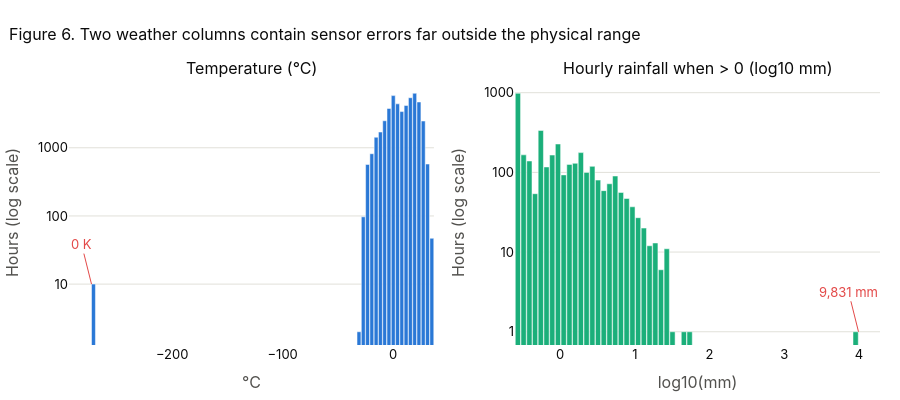

The code cell stored with this chart in its notebook:
### Code cell
rain_pos = raw.loc[raw["rain_1h"] > 0, "rain_1h"].to_numpy()
fig = make_subplots(rows=1, cols=2, subplot_titles=("Temperature (°C)", "Hourly rainfall when > 0 (log10 mm)"))
fig.add_trace(hist_bar(raw["temp_c"], bins=80, color=BLUE), row=1, col=1)
fig.add_trace(hist_bar(np.log10(rain_pos), bins=60, color=AQUA), row=1, col=2)
fig.add_annotation(x=-273, y=1, text="0 K", showarrow=True, arrowcolor=RED, ay=-40, font_color=RED, row=1, col=1)
fig.add_annotation(x=np.log10(rain_pos.max()), y=0, text=f"{rain_pos.max():,.0f} mm", showarrow=True, arrowcolor=RED,
                   ay=-40, font_color=RED, row=1, col=2)
fig.update_xaxes(title_text="°C", row=1, col=1)
fig.update_xaxes(title_text="log10(mm)", row=1, col=2)
fig.update_yaxes(title_text="Hours (log scale)", type="log", dtick=1)
show_fig(fig, "Two weather columns contain sensor errors far outside the physical range", height=400, showlegend=False)

### Figure 1 — Plotly figure (JSON) as saved in the notebook; plotly's stock layout.template omitted (floating-point values rounded to 4 significant figures)
{"data": [{"hovertemplate": "%{x:,.2f}: %{y:,}<extra></extra>", "marker": {"color": "#2a78d6"}, "type": "bar", "width": [3.566, 3.566, 3.566, 3.566, 3.566, 3.566, 3.566, 3.566, 3.566, 3.566, 3.566, 3.566, 3.566, 3.566, 3.566, 3.566, 3.566, 3.566, 3.566, 3.566, 3.566, 3.566, 3.566, 3.566, 3.566, 3.566, 3.566, 3.566, 3.566, 3.566, 3.566, 3.566, 3.566, 3.566, 3.566, 3.566, 3.566, 3.566, 3.566, 3.566, 3.566, 3.566, 3.566, 3.566, 3.566, 3.566, 3.566, 3.566, 3.566, 3.566, 3.566, 3.566, 3.566, 3.566, 3.566, 3.566, 3.566, 3.566, 3.566, 3.566, 3.566, 3.566, 3.566, 3.566, 3.566, 3.566, 3.566, 3.566, 3.566, 3.566, 3.566, 3.566, 3.566, 3.566, 3.566, 3.566, 3.566, 3.566, 3.566, 3.566], "x": [-271.2, -267.3, -263.5, -259.6, -255.7, -251.8, -248.0, -244.1, -240.2, -236.3, -232.5, -228.6, -224.7, -220.8, -216.9, -213.1, -209.2, -205.3, -201.4, -197.6, -193.7, -189.8, -185.9, -182.1, -178.2, -174.3, -170.4, -166.6, -162.7, -158.8, -154.9, -151.1, -147.2, -143.3, -139.4, -135.6, -131.7, -127.8, -123.9, -120.1, -116.2, -112.3, -108.4, -104.5, -100.7, -96.8, -92.92, -89.05, -85.17, -81.29, -77.42, -73.54, -69.67, -65.79, -61.91, -58.04, -54.16, -50.29, -46.41, -42.54, -38.66, -34.78, -30.91, -27.03, -23.16, -19.28, -15.4, -11.53, -7.653, -3.777, 0.09919, 3.975, 7.851, 11.73, 15.6, 19.48, 23.35, 27.23, 31.11, 34.98], "xaxis": "x", "y": [10, 0, 0, 0, 0, 0, 0, 0, 0, 0, 0, 0, 0, 0, 0, 0, 0, 0, 0, 0, 0, 0, 0, 0, 0, 0, 0, 0, 0, 0, 0, 0, 0, 0, 0, 0, 0, 0, 0, 0, 0, 0, 0, 0, 0, 0, 0, 0, 0, 0, 0, 0, 0, 0, 0, 0, 0, 0, 0, 0, 0, 0, 2, 97, 569, 818, 1427, 1701, 2491, 3771, 5821, 4409, 3397, 4175, 5423, 6307, 4694, 2468, 577, 47], "yaxis": "y"}, {"hovertemplate": "%{x:,.2f}: %{y:,}<extra></extra>", "marker": {"color": "#1baf7a"}, "type": "bar", "width": [0.07045, 0.07045, 0.07045, 0.07045, 0.07045, 0.07045, 0.07045, 0.07045, 0.07045, 0.07045, 0.07045, 0.07045, 0.07045, 0.07045, 0.07045, 0.07045, 0.07045, 0.07045, 0.07045, 0.07045, 0.07045, 0.07045, 0.07045, 0.07045, 0.07045, 0.07045, 0.07045, 0.07045, 0.07045, 0.07045, 0.07045, 0.07045, 0.07045, 0.07045, 0.07045, 0.07045, 0.07045, 0.07045, 0.07045, 0.07045, 0.07045, 0.07045, 0.07045, 0.07045, 0.07045, 0.07045, 0.07045, 0.07045, 0.07045, 0.07045, 0.07045, 0.07045, 0.07045, 0.07045, 0.07045, 0.07045, 0.07045, 0.07045, 0.07045, 0.07045], "x": [-0.5638, -0.4872, -0.4106, -0.334, -0.2575, -0.1809, -0.1043, -0.02773, 0.04885, 0.1254, 0.202, 0.2786, 0.3552, 0.4317, 0.5083, 0.5849, 0.6615, 0.7381, 0.8146, 0.8912, 0.9678, 1.044, 1.121, 1.198, 1.274, 1.351, 1.427, 1.504, 1.58, 1.657, 1.734, 1.81, 1.887, 1.963, 2.04, 2.116, 2.193, 2.27, 2.346, 2.423, 2.499, 2.576, 2.652, 2.729, 2.806, 2.882, 2.959, 3.035, 3.112, 3.189, 3.265, 3.342, 3.418, 3.495, 3.571, 3.648, 3.725, 3.801, 3.878, 3.954], "xaxis": "x2", "y": [984, 166, 139, 54, 336, 117, 165, 227, 93, 126, 130, 177, 100, 119, 80, 59, 72, 90, 56, 47, 37, 27, 20, 12, 13, 6, 11, 1, 0, 1, 1, 0, 0, 0, 0, 0, 0, 0, 0, 0, 0, 0, 0, 0, 0, 0, 0, 0, 0, 0, 0, 0, 0, 0, 0, 0, 0, 0, 0, 1], "yaxis": "y2"}], "layout": {"annotations": [{"font": {"size": 16}, "showarrow": false, "text": "Temperature (°C)", "x": 0.225, "xanchor": "center", "xref": "paper", "y": 1.0, "yanchor": "bottom", "yref": "paper"}, {"font": {"size": 16}, "showarrow": false, "text": "Hourly rainfall when > 0 (log10 mm)", "x": 0.775, "xanchor": "center", "xref": "paper", "y": 1.0, "yanchor": "bottom", "yref": "paper"}, {"arrowcolor": "#e34948", "ay": -40, "font": {"color": "#e34948"}, "showarrow": true, "text": "0 K", "x": -273, "xref": "x", "y": 1, "yref": "y"}, {"arrowcolor": "#e34948", "ay": -40, "font": {"color": "#e34948"}, "showarrow": true, "text": "9,831 mm", "x": 3.993, "xref": "x2", "y": 0, "yref": "y2"}], "height": 400, "showlegend": false, "title": {"text": "Figure 6. Two weather columns contain sensor errors far outside the physical range"}, "xaxis": {"anchor": "y", "domain": [0.0, 0.45], "title": {"text": "°C"}}, "xaxis2": {"anchor": "y2", "domain": [0.55, 1.0], "title": {"text": "log10(mm)"}}, "yaxis": {"anchor": "x", "domain": [0.0, 1.0], "dtick": 1, "title": {"text": "Hours (log scale)"}, "type": "log"}, "yaxis2": {"anchor": "x2", "domain": [0.0, 1.0], "dtick": 1, "title": {"text": "Hours (log scale)"}, "type": "log"}}}
